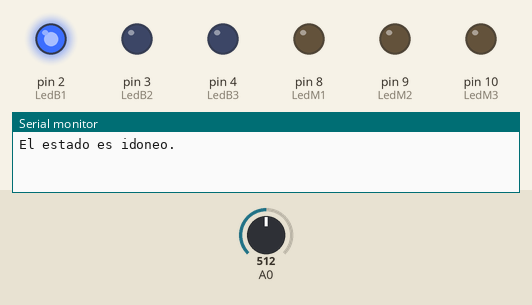
Simulated run of this sketch. Board: Arduino Uno, built with avr-gcc and run on an emulated ATmega328P. On the bench: output pins drawn as LEDs (lit = HIGH), the last lines printed to the serial monitor. The inputs (shaded band) are chosen by the test bench; at power-on: A0 = 512.

Above: at 7.3 s.
7.4 s: A0 set to 440
At 19.2 s:
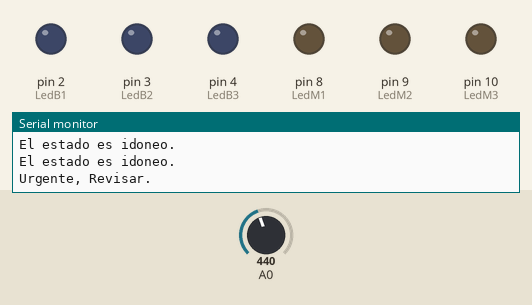
20.1 s: A0 set to 460
At 22.1 s:
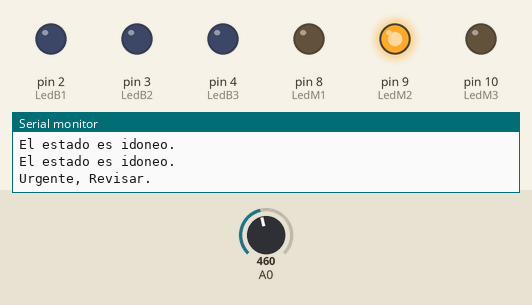
27.5 s: A0 set to 306
At 28.8 s:
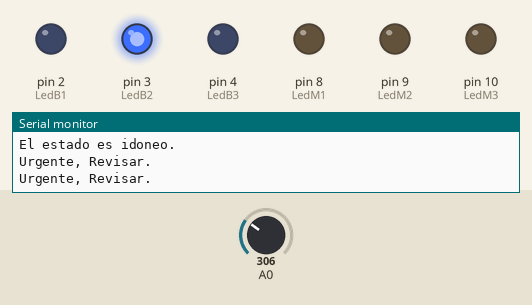
Timing chart, 0 to 40.8 s (numbered marks = the images above; inputs shaded):
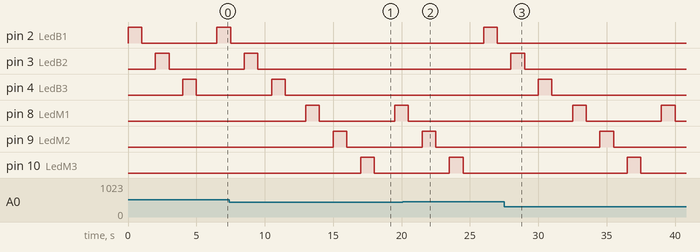

Measured:
- after the input at 7.4 s, pin 2 (LedB1): goes on until 7.5 s, then stays LOW; pin 3 (LedB2): goes on until 9.5 s, then stays LOW; pin 4 (LedB3): goes on until 11.5 s, then stays LOW; pin 8 (LedM1): LOW → HIGH after 5.6 s, → LOW 1.0 s later, → HIGH 5.5 s later; pin 9 (LedM2): LOW → HIGH after 7.6 s, → LOW 1.0 s later
- after the input at 20.1 s, pin 2 (LedB1): LOW → HIGH after 5.9 s, → LOW 1.0 s later; pin 8 (LedM1): goes on until 20.5 s, then stays LOW
- after the input at 27.5 s, pin 2 (LedB1): stops changing and stays LOW; pin 3 (LedB2): goes on until 29.0 s, then stays LOW; pin 4 (LedB3): goes on until 31.0 s, then stays LOW; pin 8 (LedM1): alternates HIGH for 1.0 s and LOW for 5.5 s, starting after 5.0 s; pin 9 (LedM2): LOW → HIGH after 7.0 s, → LOW 1.0 s later

The sketch:

LedsConPotenciometroV2.ino
```cpp
//Declaración de variables.

int potenciometro = 0;

//Leds Verdes.
int LedB1 = 2;
int LedB2 = 3;
int LedB3 = 4;

//Leds Rojos.
int LedM1 = 8;
int LedM2 = 9;
int LedM3 = 10;

void setup()
{

//Configuramos los pines de salida.
  pinMode(A0, INPUT);
  pinMode(LedB1, OUTPUT);
  pinMode(LedB2, OUTPUT);
  pinMode(LedB3, OUTPUT);
  pinMode(LedM1, OUTPUT);
  pinMode(LedM2, OUTPUT);
  pinMode(LedM3, OUTPUT);
  Serial.begin(9600);

}

/*
   Realizamos una función en donde recibe un valor para prender
   y apagar el led en un segundo.
*/

void OnOff(int pin)
{
  digitalWrite(pin, HIGH);
  delay(1000);
  digitalWrite(pin, LOW);
  delay(1000);
}


void loop()
{

//Obtiene el valor del potenciómetro conectado al pin analógico "A0".

potenciometro = analogRead(A0);

 /*
    Se realiza una condición en donde si el potenciómetro es mayor a
    "450" entra a hacer la función para los leds verdes, si no lo
    cumple entra en la otra condición en donde el valor análogo es
    menor a "450" y por lo tanto hace la función de los leds rojos.
 */
  if(potenciometro > 450){


    /*
      Se crea un arreglo en donde contendrá los pines de salida de los
      leds verdes.
    */
    int LedsBien[] = {LedB1,LedB2,LedB3};

    //Creamos una variable en donde obtendrá el número de elementos del arreglo.
    int NumLedsB = sizeof(LedsBien) / sizeof(LedsBien[0]);

    /*
      Realizamos un ciclo for en donde si "i" es menor a NumLedsB, se enviara
      el valor de "i", a la función "OnOff" y una vez termine la función, el
      valor de "i" se incrementará a uno. Luego, se repetirá nuevamente el
      proceso, hasta que "i"sea mayor a NumLedsB, se detendrá.
    */

    for(int i = 0; i < NumLedsB; i++)
    {
      OnOff(LedsBien[i]);
    }

    //Imprimirá en el monitor el siguiente texto.
    Serial.print("El estado es idoneo.");
    Serial.println("");
    delay(500);

  }else if(potenciometro < 450){

    /*
      Se crea un arreglo en donde contendrá los pines de salida de los
      leds rojos.
    */

    int ledsMal[] = {LedM1,LedM2,LedM3};

    //Creamos una variable en donde obtendrá el número de elementos del arreglo.
    int NumLedsM = sizeof(ledsMal) / sizeof(ledsMal[0]);

    /*
      Realizamos un ciclo for en donde si "i" es menor a NumLedsM, se enviara
      el valor de "i", a la función "OnOff" y una vez termine la función, el
      valor de "i" se incrementará a uno. Luego, se repetirá nuevamente el
      proceso, hasta que "i"sea mayor a NumLedsM, se detendrá.
    */

    for(int i = 0; i < NumLedsM; i++)
    {
      OnOff(ledsMal[i]);
    }

    //Imprimirá en el monitor el siguiente texto.
    Serial.print("Urgente, Revisar.");
    Serial.println("");
    delay(500);
  }

}
```
